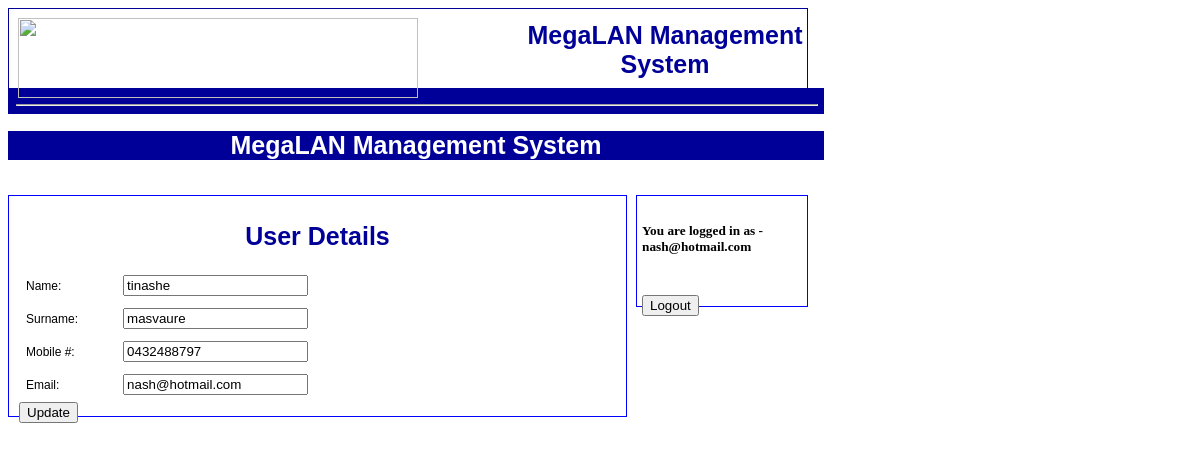
/xampp/htdocs/lyndon_temp_For_review/user_details.php (signed in), run on the app's committed database.
### tables this page shows
CREATE TABLE IF NOT EXISTS `client` (
  `clientID` smallint(6) NOT NULL AUTO_INCREMENT COMMENT 'Primary Key, Auto_increment',
  `username` varchar(256) NOT NULL,
  `password` varchar(64) NOT NULL,
  `first_name` varchar(32) NOT NULL,
  `last_name` varchar(32) NOT NULL,
  `mobile` char(10) NOT NULL,
  `email` varchar(256) NOT NULL,
  `admin` binary(1) NOT NULL COMMENT '0= no, 1= yes',
  PRIMARY KEY (`clientID`)
);

### xampp/htdocs/lyndon_temp_For_review/user_details.php (the view, shortened to what this page needs)
<html>
<!DOCTYPE html PUBLIC "-//W3C//DTD XHTML 1.0 Transitional//EN" "http:
	//www.w3.org/TR/xhtml1/DTD/xhtml1-transitional.dtd">
<head>
	<link rel="stylesheet" type="text/css" href="CSSsoFar_revised_revb.css" />
</head>
<body>
<div class="top_header">
	<p class="solid">
	<table class = "top" width = "800" height = "80">
	<tr>
		<td width = "500">
		<img align ="left" src="http://cassa.org.au/wp-content/uploads/2011/07/CASSA-Header-32.png" width="400" height="80">
		</td>
		<td width = "300" align ="middle">
		<h1> MegaLAN Management System </h1>
		</td>
	</tr>
	</table>
	</p>
</div>
<div style="PADDING-BOTTOM: 8px; BACKGROUND-COLOR: #000099; PADDING-LEFT: 8px; WIDTH: 800px; PADDING-RIGHT: 8px; HEIGHT: 10px; PADDING-TOP: 8px; align: left">
		<hr style="WIDTH: 800px">
</div>
			<div id="container" style="WIDTH: 800px">
			<div style="BACKGROUND-COLOR: #000099; WIDTH: 816px">
				<h1 id="h1w">MegaLAN Management System</h1>
			</div>
			<br />
<?php
			echo '<div id="menu" style=" border:1px solid blue; margin:0px; padding:5px;
						BACKGROUND-COLOR: #ffffff; WIDTH: 160px; FLOAT: right; HEIGHT: 100px" >';
			echo '<h5>You are logged in as -<br>' . $_SESSION['username']. '</h5><br/>';
			echo '<form name="input" action="logout.php" method="post">';
			echo '<input  type="submit" value="Logout" >';
			echo '</form>';
			echo '</div>';
	$details = mysql_query("SELECT * FROM client WHERE username = '" .
		mysql_real_escape_string($_SESSION['username']) . "'")or die(mysql_error());
		echo '<div id="content" style="border:1px solid blue; margin:0px; padding:10px;
				BACKGROUND-COLOR: #ffffff; WIDTH: 597px; FLOAT: left; HEIGHT: 200px">';
		echo '<h1>User Details</h1>';
		echo '<table width= "400" cellpadding = "5px">';
		echo '<form name="update" action="user_update.php" method="post">';
	while($row =mysql_fetch_array($details, MYSQL_BOTH))
		{
			echo '<tr><td><t8>Name: </t8></td><td><input type="text" name="first_name" value="' . $row['first_name'] . '"/></td></tr>';
			echo '<tr><td><t8>Surname: </t8></td><td><input  type="text" name="last_name" value="' . $row['last_name'] .'"/></td></tr>';
			echo '<tr><td><t8>Mobile #: </t8></td><td><input  type="text" name="mobile" value="' . $row['mobile'] .'"/></td></tr>';
			echo '<tr><td><t8>Email: </t8></td><td><input  type="text" name="email" value="' . $row['email'] .'"/></td></tr>';
		}
			echo '</table>';
			echo' <input  type="submit" value="Update" >';
			echo '</div>';
			echo '</body>';
			echo '</html>';
?>

### xampp/htdocs/lyndon_temp_For_review/CSSsoFar_revised_revb.css (style rules this page uses)
body { background-color:#ffffff; }
h1 { color:#000099; text-align:center; font-family:"arial"; font-size:25px; }
#h1w { color:#ffffff; text-align:center; font-family:"arial"; font-size:25px; }
div.top_header { width:800px; height:80px; align:left; }
t8 { font-family:"arial"; font-size:12px; }
p.solid { border-style:solid; border-width:thin; border-color:#000099; padding:6px; }

### data on the page
client: first_name "tinashe", last_name "masvaure", mobile "0432488797", email "nash@hotmail.com"

### other printed values
$_SESSION['username'] "nash@hotmail.com"
